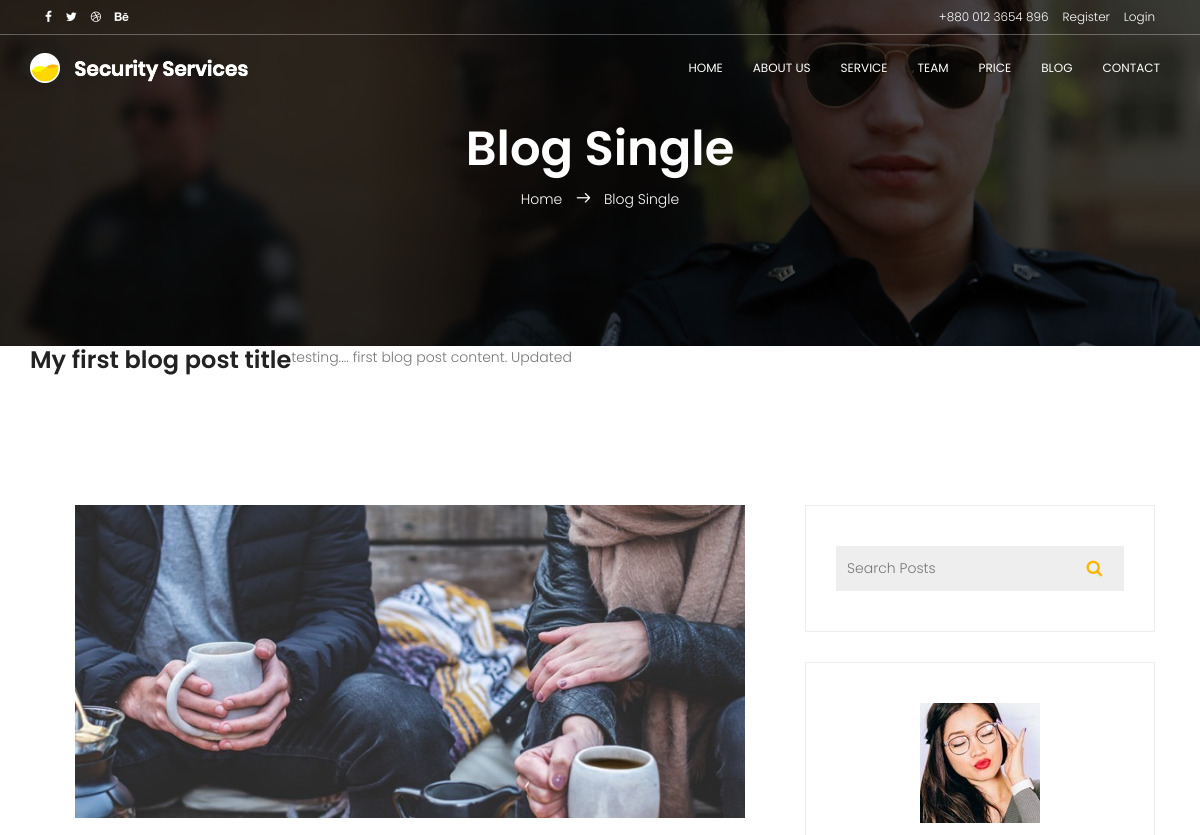
The page /blog-single/1 (upper part) on the database as committed earlier.
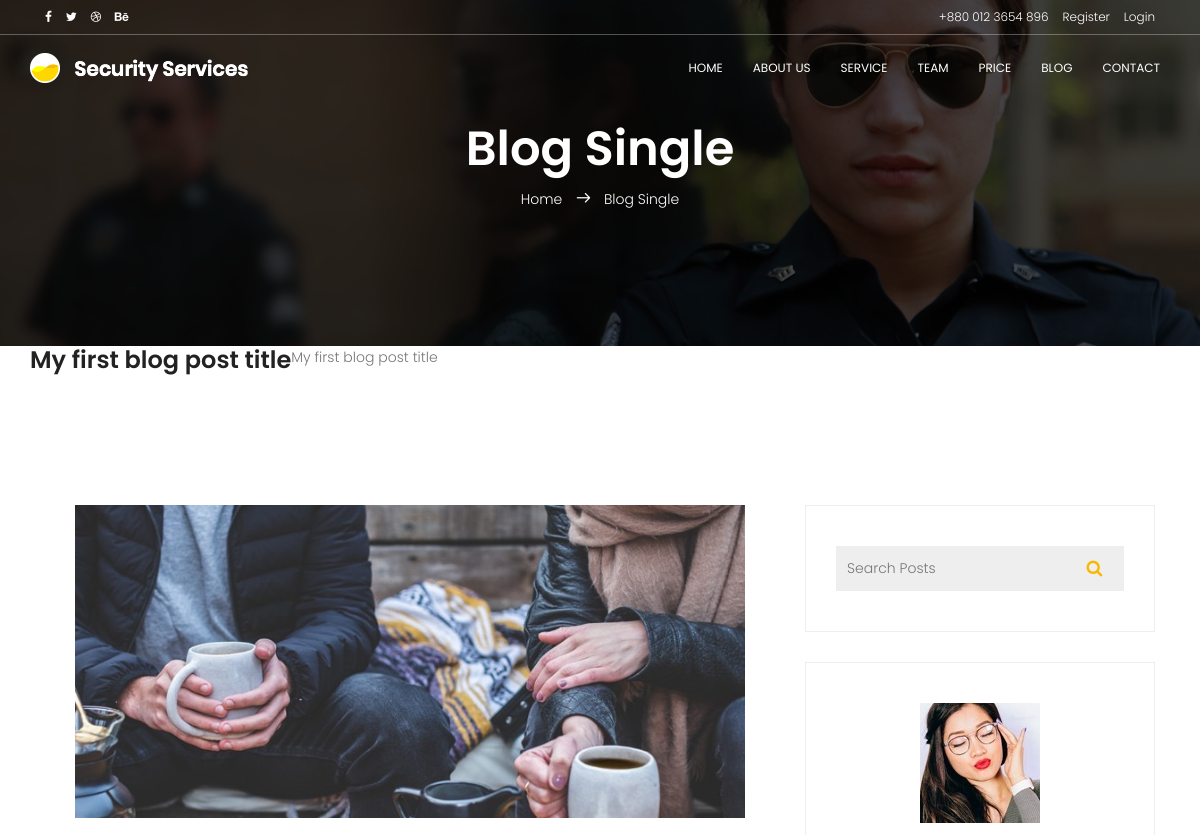
The same page on the database as committed later.
### script.py (models this page shows, shortened)
class Post(db.Model):
    id = db.Column(db.Integer, primary_key=True)
    title = db.Column(db.String(100), nullable=False)
    date_posted = db.Column(db.DateTime, nullable=False, default=datetime.utcnow)
    content = db.Column(db.Text, nullable=False)
    user_id = db.Column(db.Integer, db.ForeignKey('user.id'), nullable=False)

### script.py (the view)
@app.route('/blog-single/<int:post_id>')
def blogsingle(post_id):
    post = Post.query.get_or_404(post_id)
    return render_template('blog-single.html', post=post)

### templates/blog-single.html (shortened to what this page needs)
{% extends 'base-template.html'%}
{% block content %}
            <section class="banner-area relative" id="home">
                <div class="overlay overlay-bg"></div>
                <div class="container">
                    <div class="row d-flex align-items-center justify-content-center">
                        <div class="about-content col-lg-12">
                            <h1 class="text-white">
                                Blog Single
                            </h1>
                            <p class="text-white link-nav"><a href="{{url_for('home')}}">Home </a>  <span class="lnr lnr-arrow-right"></span>  <a href="{{url_for('blogsingle', post_id=post.id)}}"> Blog Single</a></p>
                        </div>
                    </div>
                </div>
            </section>
            <div class="container">
              <div class="row">
                <h3>{{post.title}}</h3>
                <p>{{post.content}}</p>
              </div>
            </div>
			<section class="blog-posts-area section-gap">
				<div class="container">
					<div class="row">
						<div class="col-lg-8 post-list blog-post-list">
							<div class="single-post">
								<img class="img-fluid" src="../static/img/blog/p1.jpg" alt="">
							</div>
						</div>
						<div class="col-lg-4 sidebar">
							<div class="single-widget search-widget">
								<form class="example" action="#" style="margin:auto;max-width:300px">
								  <input type="text" placeholder="Search Posts" name="search2">
								  <button type="submit"><i class="fa fa-search"></i></button>
								</form>
							</div>
							<div class="single-widget protfolio-widget">
								<img src="../static/img/blog/user2.jpg" alt="">
								<a href="#"><h4>Adele Gonzalez</h4></a>
							</div>
						</div>
					</div>
				</div>
			</section>
{% endblock content %}

### templates/base-template.html (shortened to what this page needs)
<!DOCTYPE html>
<html lang="zxx" class="no-js">
<head>
    <link rel="stylesheet" href="{{url_for('static', filename='css/linearicons.css')}}">
    <link rel="stylesheet" href="{{url_for('static', filename='css/font-awesome.min.css')}}">
    <link rel="stylesheet" href="{{url_for('static', filename='css/bootstrap.css')}}">
    <link rel="stylesheet" href="{{url_for('static', filename='css/magnific-popup.css')}}">
    <link rel="stylesheet" href="{{url_for('static', filename='css/nice-select.css')}}">
    <link rel="stylesheet" href="{{url_for('static', filename='css/animate.min.css')}}">
    <link rel="stylesheet" href="{{url_for('static', filename='css/owl.carousel.css')}}">
    <link rel="stylesheet" href="{{url_for('static', filename='css/main.css')}}">
    <link rel="stylesheet" href="{{url_for('static', filename='css/custom_css.css')}}">
  </head>
  <body>
      <header id="header" id="home">
        <div class="container header-top">
          <div class="row">
            <div class="col-6 top-head-left">
              <ul>
                <li><a href="#"><i class="fa fa-facebook"></i></a></li>
              <li><a href="#"><i class="fa fa-twitter"></i></a></li>
              <li><a href="#"><i class="fa fa-dribbble"></i></a></li>
              <li><a href="#"><i class="fa fa-behance"></i></a></li>
              </ul>
            </div>
            <div class="col-6 top-head-right">
              <ul>
                <li><a href="tel:+880 012 3654 896"><span>+880 012 3654 896</span> </a></li>
                {% if current_user.is_authenticated %}
                    {% if current_user.email == 'admin@yourdomainname.com' %}
                          <li><a href="{{url_for('admin')}}">Admin Dashboard</a></li>
                          <li><a href="{{url_for('signout')}}">Logout</a></li>
                    {% else %}
                          <li><a href="{{url_for('account')}}">{{current_user.username}}</a></li>
                          <li><a href="{{url_for('signout')}}">Logout</a></li>
                    {% endif %}
                {% else %}
                    <li><a href="{{url_for('register')}}">Register</a></li>
                    <li><a href="{{url_for('signin')}}">Login</a></li>
                {% endif %}
              </ul>
            </div>
          </div>
        </div>
        <hr>
        <div class="container">
          <div class="row align-items-center justify-content-between d-flex">
            <div id="logo">
              <a href="{{url_for('home')}}"><img src="../static/img/logo.png" alt="" title="" /></a>
            </div>
            <nav id="nav-menu-container">
              <ul class="nav-menu">
                <li class="menu-active"><a href="{{url_for('home')}}">Home</a></li>
                <li><a href="{{url_for('about')}}">About Us</a></li>
                <li><a href="{{url_for('service')}}">Service</a></li>
                <li><a href="{{url_for('team')}}">Team</a></li>
                <li><a href="{{url_for('price')}}">Price</a></li>
                <li><a href="{{url_for('blog')}}">Blog</a></li>
                <li><a href="{{url_for('contact')}}">Contact</a></li>
              </ul>
            </nav>
          </div>
        </div>
      </header>
    {% block content %}
    {% endblock content %}
  </body>
</html>

### static/css/main.css (style rules this page uses)
body { color: #777777; font-family: "Poppins", sans-serif; font-size: 14px; font-weight: 300; line-height: 1.625em; position: relative; }
ol, ul { margin: 0; padding: 0; list-style: none; }
a { -webkit-transition: all 0.3s ease 0s; -moz-transition: all 0.3s ease 0s; -o-transition: all 0.3s ease 0s; transition: all 0.3s ease 0s; }
a, a:focus, a:hover { text-decoration: none; outline: 0; }
h1, h2, h3, h4, h5, h6 { font-family: "Poppins", sans-serif; color: #222222; line-height: 1.2em !important; margin-bottom: 0; margin-top: 0; font-weight: 600; }
h1, .h1 { font-size: 36px; }
h3, .h3 { font-size: 24px; }
h4, .h4 { font-size: 18px; }
.text-white { color: #fff; }
.relative { position: relative; }
.overlay { position: absolute; left: 0; right: 0; top: 0; bottom: 0; }
h1 { font-size: 36px; }
h3 { font-size: 24px; }
h4 { font-size: 18px; }
h1, h2, h3, h4, h5, h6 { line-height: 1.5em; }
#header { padding: 0px 0px 14px 0; position: fixed; left: 0; top: 0; right: 0; transition: all 0.5s; z-index: 997; }
#header hr { border-color: rgba(255, 255, 255, 0.3); margin-top: 5px; }
.header-top { height: 24px; margin-top: 5px; }
.header-top a { color: #fff; font-size: 12px; }
.top-head-left ul li { display: inline-block; margin-right: 10px; }
.top-head-right { text-align: right; }
.top-head-right ul li { display: inline-block; margin-left: 10px; }
.top-head-right ul li a { -webkit-transition: all 0.3s ease 0s; -moz-transition: all 0.3s ease 0s; -o-transition: all 0.3s ease 0s; transition: all 0.3s ease 0s; }
#header #logo img { padding: 0; margin: 0; }
.nav-menu, .nav-menu * { margin: 0; padding: 0; list-style: none; }
.nav-menu li { position: relative; white-space: nowrap; }
.nav-menu > li { float: left; }
#nav-menu-container { margin: 0; }
.nav-menu a { padding: 6px 10px; text-decoration: none; display: inline-block; color: #fff; font-weight: 400; font-size: 12px; text-transform: uppercase; outline: none; }
.nav-menu > li { margin-left: 10px; }
#mobile-nav { position: fixed; top: 0; padding-top: 18px; bottom: 0; z-index: 998; background: rgba(0, 0, 0, 0.8); left: -260px; width: 260px; overflow-y: auto; transition: 0.4s; }
#mobile-nav ul { padding: 0; margin: 0; list-style: none; }
#mobile-nav ul li { position: relative; }
#mobile-nav ul li a { color: #fff; font-size: 13px; text-transform: uppercase; overflow: hidden; padding: 10px 22px 10px 15px; position: relative; text-decoration: none; width: 100%; display: block; outline: none; font-weight: 700; }
.section-gap { padding: 120px 0; }
.banner-area { background: url(../img/header-bg.jpg) center; background-size: cover; }
.banner-area .overlay-bg { background-color: rgba(0, 0, 0, 0.7); }
.link-nav { margin-top: 10px; }
.about-content { padding: 120px 0px; text-align: center; }
.about-content h1 { font-size: 48px; font-weight: 600; }
.about-content a { color: #fff; font-weight: 300; font-size: 14px; }
.about-content .lnr { margin: 0px 10px; font-weight: 600; }
.blog-post-list .single-post { background: transparent; padding: 0px 30px; }
.single-post { margin-bottom: 30px; }
.single-widget { border: 1px solid #eee; padding: 40px 30px; margin-bottom: 30px; }
.search-widget i { color: #fab700; }
.search-widget form.example { border: 1px solid #eee; }
.search-widget form.example input[type=text] { padding: 10px; font-size: 14px; border: none; float: left; width: 80%; background: #eee; }
.search-widget form.example button { float: left; width: 20%; padding: 10px; background: #eee; color: white; font-size: 17px; border: none; cursor: pointer; }
.search-widget form.example::after { content: ""; clear: both; display: table; }
.protfolio-widget { text-align: center; }
.protfolio-widget h4 { padding: 20px 0; }

Rows that differ between the two databases and show on the page:
changed Post "My first blog post title": content "testing.... first blog post content. Updated" → "My first blog post title"
